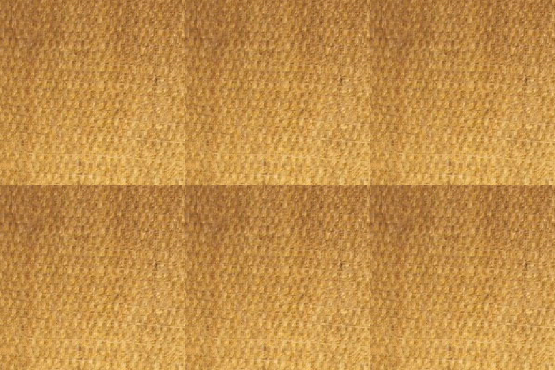
#> input picture img/direct-tiling.png, 555 x 370 px
$ python -i image_utils.py   (imports and definitions only)   (older library calls are emulated)
#> lines starting #> are read from the running program, lines starting #| are printed output that depends on the picture
#> further down, picture is the input picture: shape (370, 555, 3); mean B, G, R 73.7, 143.2, 195.1
from typing import Tuple
import cv2
import numpy as np


# [94 lines left out: functions read_image, write_image, get_mask_indices, gradient_over_mask, fill_target, not called in this run]


def gradient_magnitude(image: np.ndarray) -> np.ndarray:
    image = image.astype(np.float32)
    image = cv2.cvtColor(image, cv2.COLOR_BGR2GRAY)
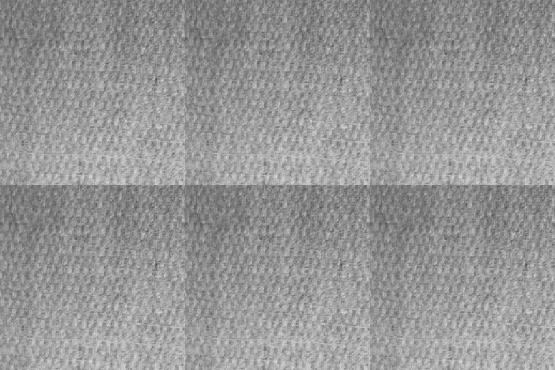
#> image: shape (370, 555) float32; min 75.21, max 214.6, mean 150.8
    gradient_x = cv2.Sobel(image, cv2.CV_64F, 1, 0, ksize=3)
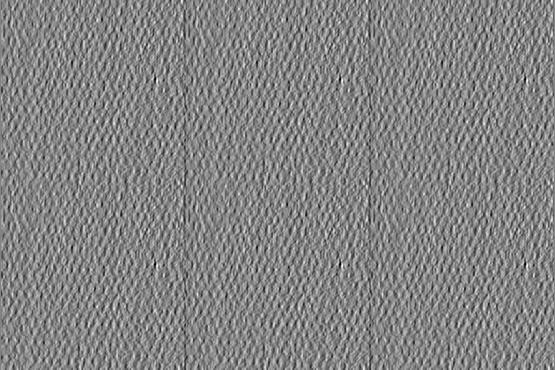
#> gradient_x: shape (370, 555) float64; min -296.5, max 276.3, mean 0.3; drawn with min black and max white
    gradient_y = cv2.Sobel(image, cv2.CV_64F, 0, 1, ksize=3)
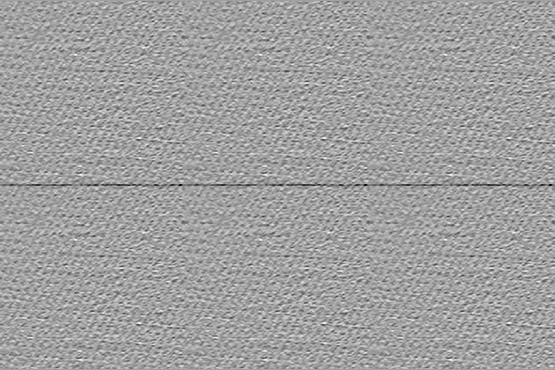
#> gradient_y: shape (370, 555) float64; min -388, max 230.1, mean 0.9; drawn with min black and max white
    gradient_magnitude = np.sqrt(gradient_x**2 + gradient_y**2)
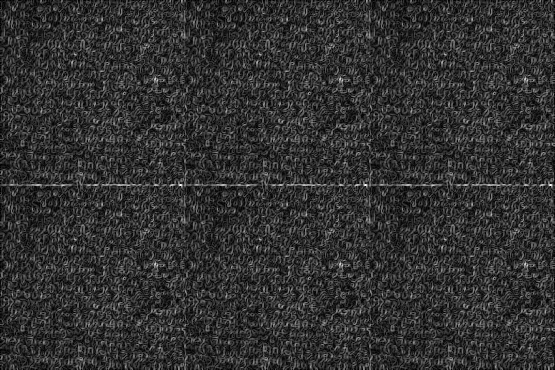
#> gradient_magnitude: shape (370, 555) float64; min 0, max 388.8, mean 75.7; drawn with min black and max white
    gradient_magnitude = gradient_magnitude.astype(np.uint8)
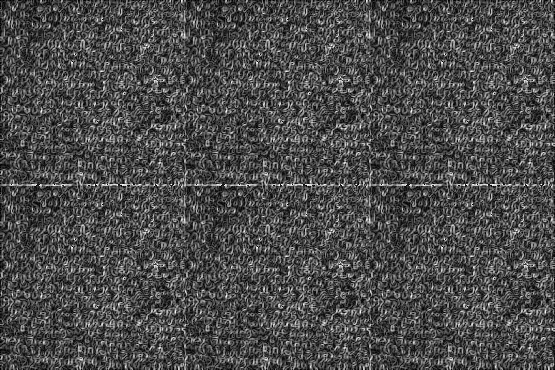
#> gradient_magnitude: shape (370, 555); min 0, max 255, mean 75
    return gradient_magnitude


# [14 lines left out: functions gradient_direction, draw_mask_contour, not called in this run]

>>> import cv2
>>> picture = cv2.imread('img/direct-tiling.png')
>>> result = gradient_magnitude(picture)

$ run again, on img/pie-tiling.png
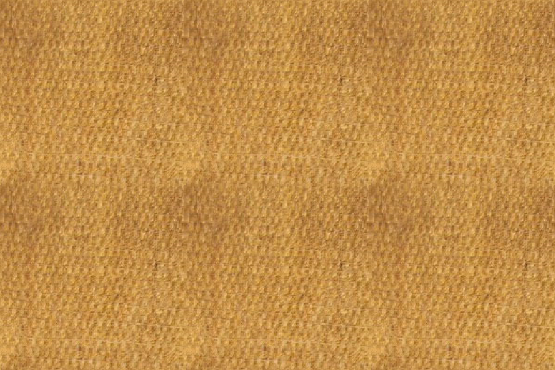
#> input picture img/pie-tiling.png, 555 x 370 px
#> picture is the input picture: shape (370, 555, 3); mean B, G, R 73, 142.5, 194.4
#> in gradient_magnitude, `gradient_y = cv2.Sobel(image, cv2.CV_64F, 0, 1, ksize=3)`:
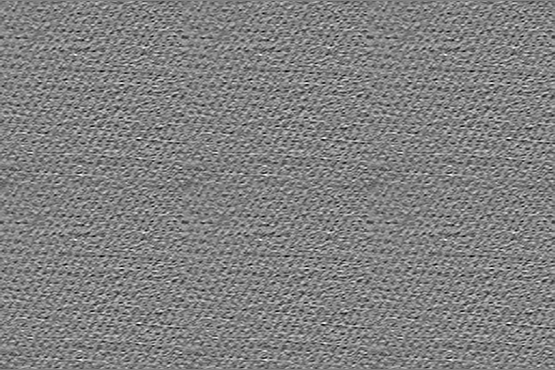
#> gradient_y: shape (370, 555) float64; min -236.5, max 229.8, mean 0; drawn with min black and max white
#> in gradient_magnitude, `gradient_magnitude = gradient_magnitude.astype(np.uint8)`:
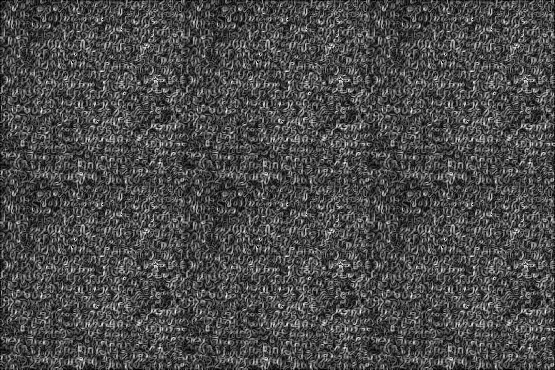
#> gradient_magnitude: shape (370, 555); min 0, max 254, mean 74

$ run again, on img/tiling.png
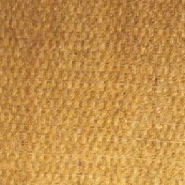
#> input picture img/tiling.png, 185 x 185 px
#> picture is the input picture: shape (185, 185, 3); mean B, G, R 73.7, 143.2, 195.1
#> in gradient_magnitude, `gradient_y = cv2.Sobel(image, cv2.CV_64F, 0, 1, ksize=3)`:
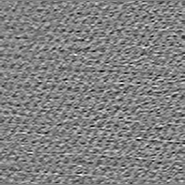
#> gradient_y: shape (185, 185) float64; min -235.3, max 230.1, mean 1.7; drawn with min black and max white
#> in gradient_magnitude, `gradient_magnitude = gradient_magnitude.astype(np.uint8)`:
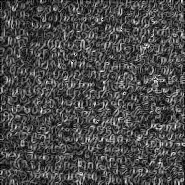
#> gradient_magnitude: shape (185, 185); min 0, max 255, mean 74.2
